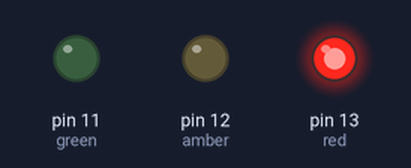
Bench run of a sketch on a simulated Arduino Uno, built with avr-gcc and run on an emulated ATmega328P. Parts: output pins drawn as LEDs (lit = HIGH).

Above: at 0.5 s.
At 1.5 s:
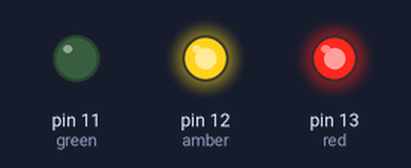
At 2.5 s:
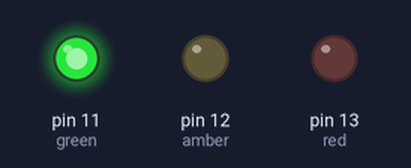
At 3.5 s:
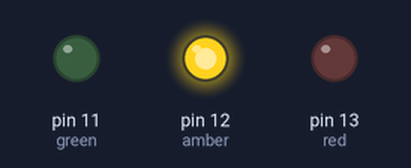
Timing chart, 0 to 5.2 s (numbered marks = the images above):
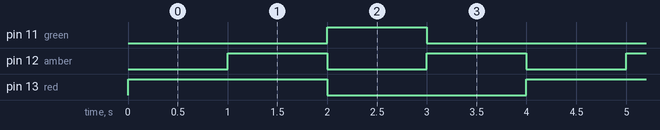

The sketch:

trafficLights.ino
```cpp
// set up some constants
  const int red = 13 ;
  const int amber = 12;
  const int green = 11;


void setup() {
  // put your setup code here, to run once:
  pinMode(red, OUTPUT);
  pinMode(amber, OUTPUT);
  pinMode(green,OUTPUT);
}

void loop() {
  // put your main code here, to run repeatedly:
  digitalWrite(red, HIGH);
  delay(1000);
  // digitalWrite(red, LOW);
  digitalWrite(amber, HIGH);
  delay(1000);
  digitalWrite( red, LOW);
  digitalWrite(amber, LOW);
  digitalWrite(green, HIGH);
  delay(1000);
  digitalWrite(green, LOW);
  digitalWrite(amber, HIGH);
  delay(1000);
  digitalWrite(amber, LOW);
}
```

Measured:
- by itself, pin 11 (green): alternates HIGH for 1.0 s and LOW for 3.0 s
- by itself, pin 12 (amber): alternates HIGH for 1.0 s and LOW for 1.0 s
- by itself, pin 13 (red): alternates HIGH for 2.0 s and LOW for 2.0 s
